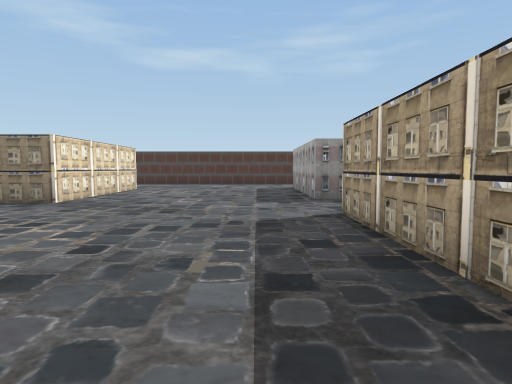
view 1 (above)

21 first-person views from a walk through a 3-D level made in the Unity game engine. The camera is 1.5 m above the floor, tilts 4° down and sees 75° across. The floor is counted in squares, 2 m on a side. Each view is taken from the middle of a square. On the plan, view 1 faces up. The plan holds only what a view shows up to about 11 squares ahead; the rest is blank. The place goes on beyond the plan. The player character is not drawn. Some animated figures are not drawn.

view 2
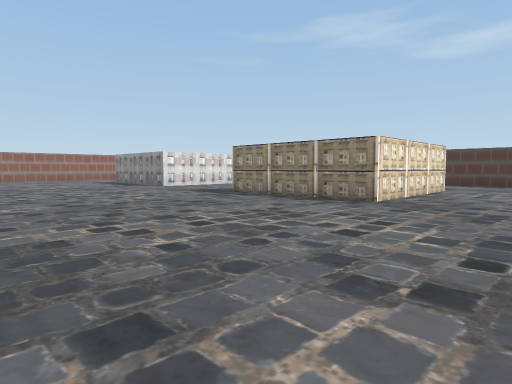

view 3
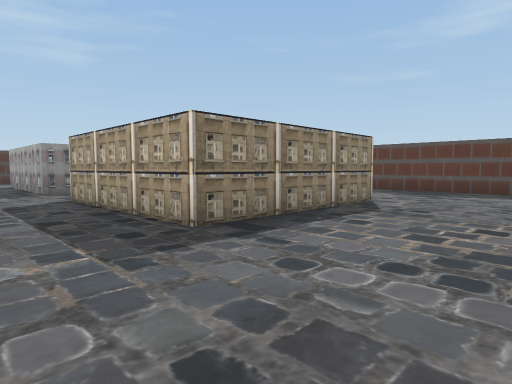

view 4
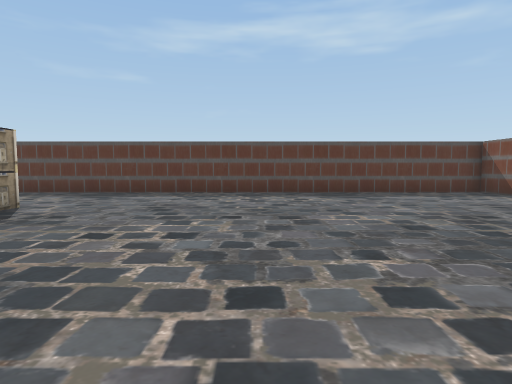

view 5
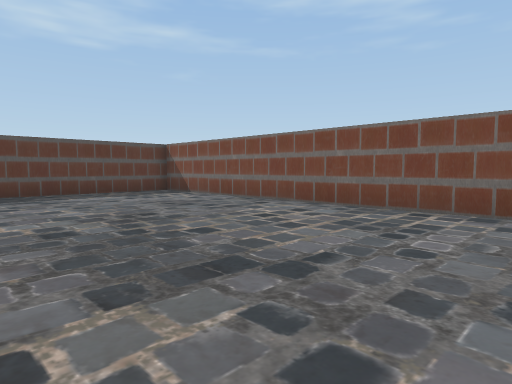

view 6
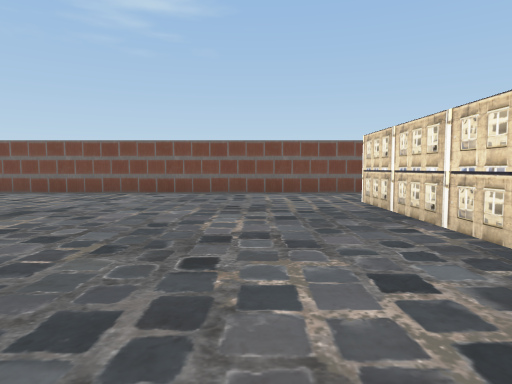

view 7
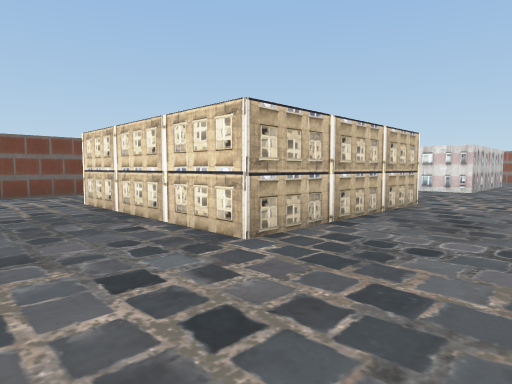

view 8
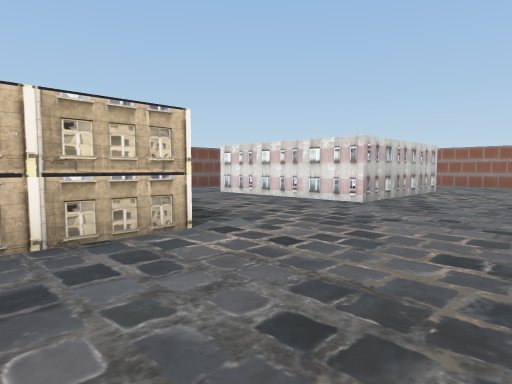

view 9
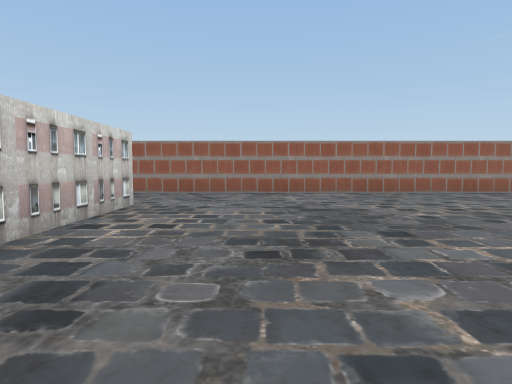

view 10
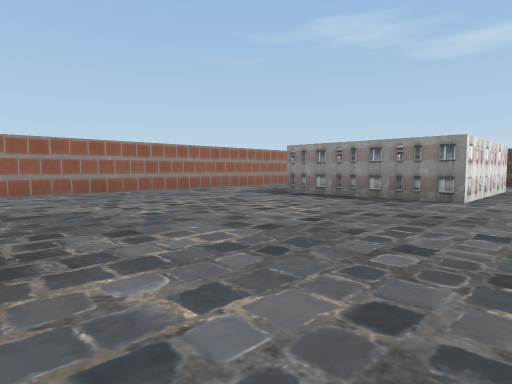

view 11
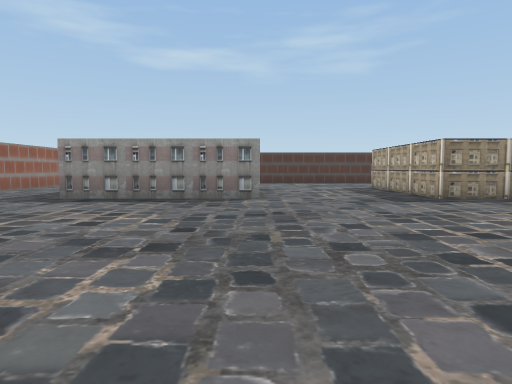

view 12
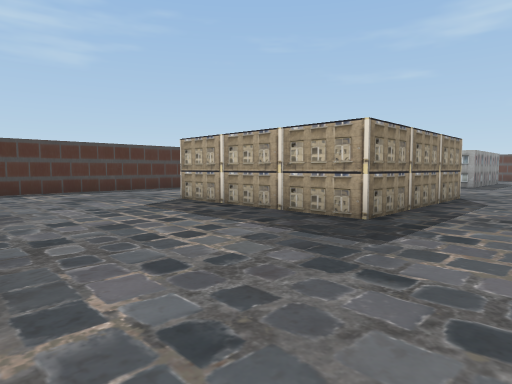

view 13
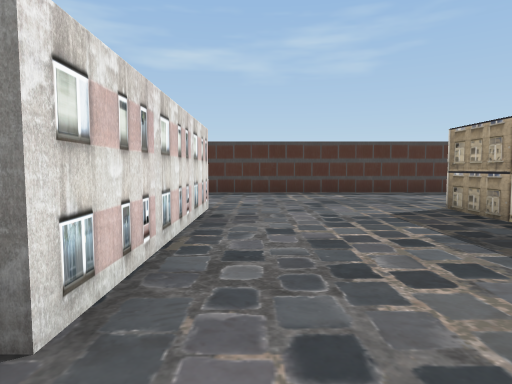

view 14
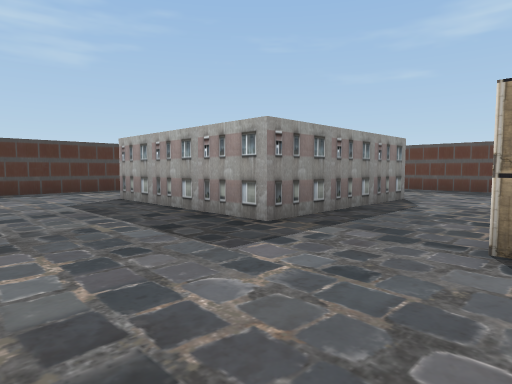

view 15
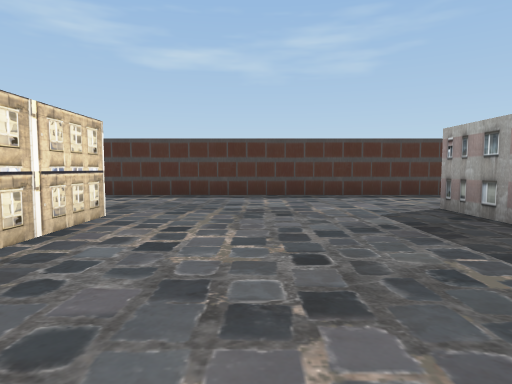

view 16
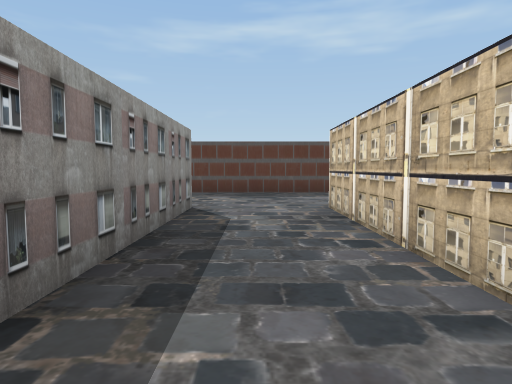

view 17
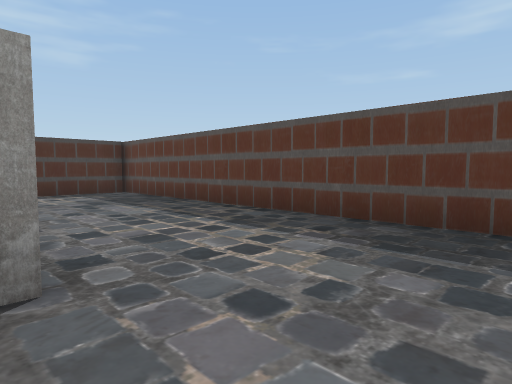

view 18
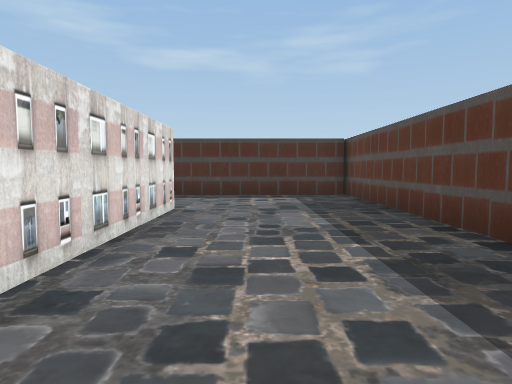

view 19
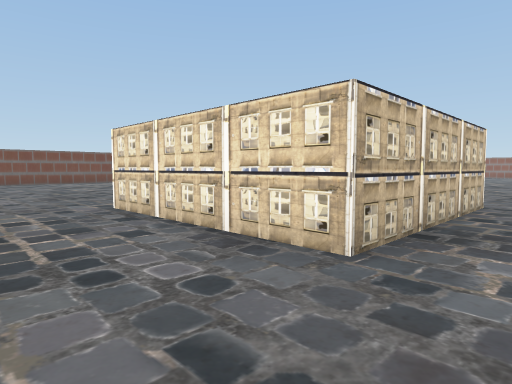

view 20
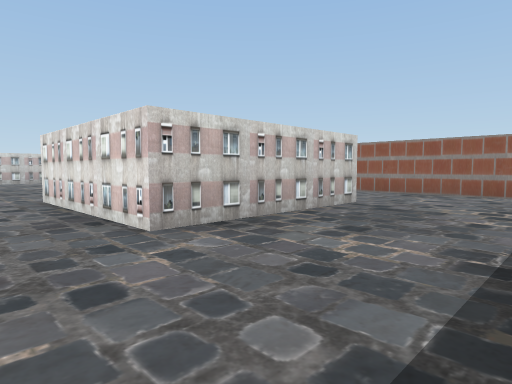

view 21
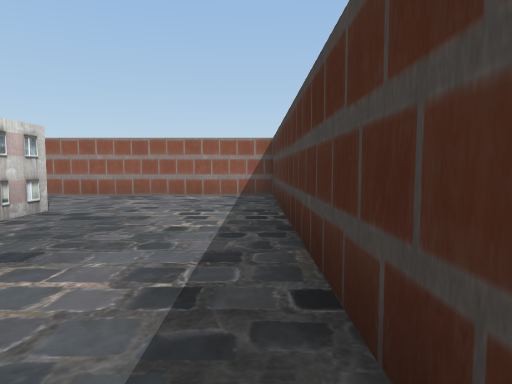

### Floor plan
Key: @ floor where view 1 was taken; # wall or solid block; . floor; H house.
Columns run from 23 left of view 1 to 11 right of it. Each row starts with its distance up from view 1.
 17 ###########################  ######
 16 #..........................  .....#
 15 #............... .........   .....#
 14 #...............  ........   .....#
 13 #..............   .......#   #....#
 12 #...######....H   H......#   #....#
 11 #..      #....H   H......#   #....#
 10 #..      #....H   H......#   #....#
  9   ..     #....H   H......#####....#
  8   ..######....HHHHH...............#
  7 #  ...............................#
  6 #.................................#
  5 #........................HHHHH....#
  4 #........................H   H....#
  3 #........................H   H....#
  2 #........................H   H....#
  1 #........................HHHHH....#
  0 #................ .....@..........#
 -1 #.................................#
 -2 #.................................#
 -3 #.................................#
 -4 #...######....HHHHH...............#
 -5 #        #....    H...............#
 -6          #...     H...............#
 -7          #..      H...............#
 -8          #.       H...............#
 -9                    ...............#
-10                   ................#
-11                   #################

Where each view was taken, in squares from view 1:
view 1: 0 up, 0 right, facing up
view 2: 0 up, 1 left, facing up-left
view 3: 3 down, 1 left, facing up-right
view 4: 4 down, 0 right, facing right
view 5: 5 down, 0 right, facing down-right
view 6: 1 down, 2 left, facing down
view 7: 1 down, 2 left, facing down-left
view 8: 0 up, 7 left, facing down-left
view 9: 1 down, 12 left, facing left
view 10: 1 down, 12 left, facing up-left
view 11: 1 down, 14 left, facing up
view 12: 5 up, 14 left, facing up-right
view 13: 6 up, 13 left, facing up
view 14: 5 up, 2 left, facing up-right
view 15: 7 up, 2 left, facing up
view 16: 7 up, 0 right, facing right
view 17: 6 up, 6 right, facing up-right
view 18: 7 up, 8 right, facing up
view 19: 7 up, 9 right, facing down-left
view 20: 16 up, 12 left, facing down-left
view 21: 16 up, 13 left, facing left
